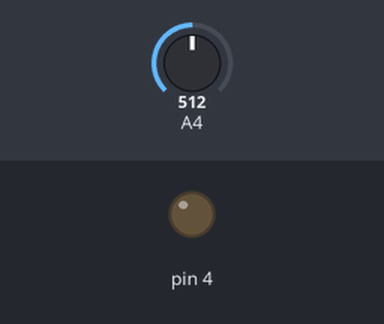
This sketch was run on a simulated Arduino Uno, built with avr-gcc and run on an emulated ATmega328P. Parts: output pins drawn as LEDs (lit = HIGH). The inputs (shaded band) are chosen by the test bench; at power-on: A4 = 512. What the sketch prints to the serial monitor is not drawn.

Above: at 1.2 s.
1.3 s: A4 set to 536
At 2.5 s:
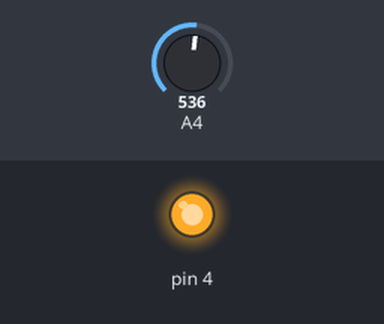
2.8 s: A4 set to 511
At 3.7 s:
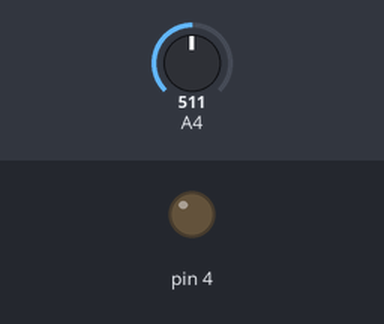
4.3 s: A4 set to 306
At 4.9 s:
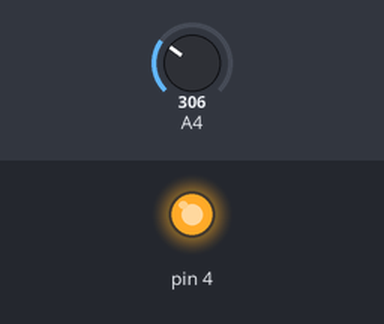
Timing chart, 0 to 7.3 s (numbered marks = the images above; inputs shaded):
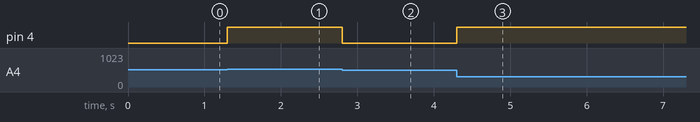

Measured:
- the behaviour switches between 522 and 523 on A4 (found by bisection; images 0 and 1)
- after the input at 1.3 s, pin 4: LOW → HIGH at once
- after the input at 2.8 s, pin 4: HIGH → LOW at once
- after the input at 4.3 s, pin 4: LOW → HIGH at once

The sketch:

Juicer.ino
```cpp
#include "EmonLib.h"             // Include Emon Library
EnergyMonitor emon1;             // Create an instance

int baseline;

void setup()
{
  Serial.begin(9600);

  pinMode(4, OUTPUT);
  baseline = analogRead(18);
  //emon1.current(18, 111.1);       // Current: input pin, calibration.
  Serial.print(baseline);
}

void loop()
{
  //Serial.println(analogRead(18));

  if(abs(baseline - analogRead(18)) > 10 ){
    digitalWrite(4, HIGH);
  } else {
    digitalWrite(4, LOW);
  }
  /*
  for(int i=0; i<analogRead(18); i++){
    Serial.print("-");
  }
  Serial.println("|");

  delay(100);
  */

//  emon1.calcVI(20,2000);         // Calculate all. No.of wavelengths, time-out
//  emon1.serialprint();           // Print out all variables
}
```
